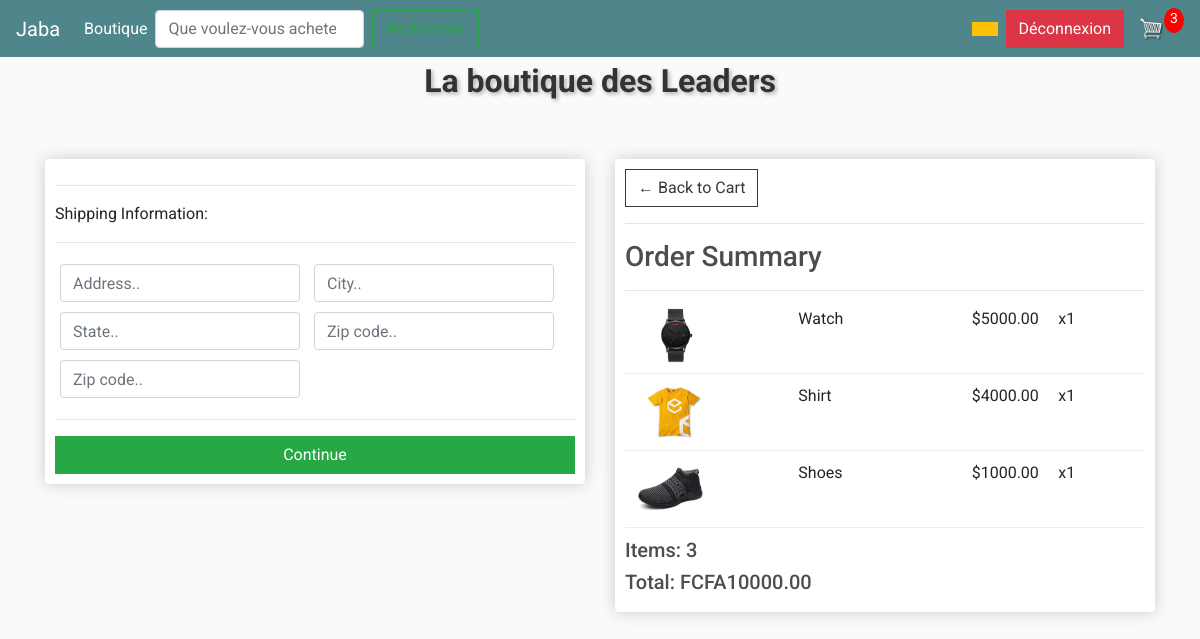
The app's page /checkout/ (signed in) with its own data.
### store/models.py (models this page shows, shortened)
class OrderItem(models.Model):
    product = models.ForeignKey(Product, on_delete=models.SET_NULL, null=True)
    order = models.ForeignKey(Order, on_delete=models.SET_NULL, null=True)
    quantity = models.IntegerField(default=0, null=True, blank=True)
    date_added = models.DateTimeField(auto_now_add=True)
    @property
    def get_total(self):
        total = self.product.price * self.quantity
        return total

class Product(models.Model):
    name = models.CharField(max_length=200)
    price = models.IntegerField()
    digital = models.BooleanField(default=False, null=True, blank=True)
    image = models.ImageField(null=True, blank=True)
    @property
    def imageURL(self):
        try:
            url = self.image.url
        except:
            url = ''
        return url

class Order(models.Model):
    customer = models.ForeignKey(Customer, on_delete=models.SET_NULL, null=True, blank=True)
    date_ordered = models.DateTimeField(auto_now_add=True)
    complete = models.BooleanField(default=False)
    transaction_id = models.CharField(max_length=100, null=True)
    @property
    def shipping(self):
        shipping = False
        orderitems = self.orderitem_set.all()
        for i in orderitems:
            if not i.product.digital:
                shipping = True
        return shipping
    @property
    def get_cart_total(self):
        orderitems = self.orderitem_set.all()
        total = sum([item.get_total for item in orderitems])
        return total
    @property
    def get_cart_items(self):
        orderitems = self.orderitem_set.all()
        total = sum([item.quantity for item in orderitems])
        return total

### store/views.py (the view)
# urls.py: path('checkout/', views.checkout, name="checkout"),
def checkout(request):
    data = cartData(request)
    cartItems = data['cartItems']
    order = data['order']
    items = data['items']
    context = {'items': items, 'order': order, 'cartItems': cartItems}
    return render(request, 'store/checkout.html', context)

### store/utils.py (called while the page is built)
def cartData(request):
	if request.user.is_authenticated:
		customer = request.user.customer
		order, created = Order.objects.get_or_create(customer=customer, complete=False)
		items = order.orderitem_set.all()
		cartItems = order.get_cart_items
	else:
		cookieData = cookieCart(request)
		cartItems = cookieData['cartItems']
		order = cookieData['order']
		items = cookieData['items']
	return {'cartItems':cartItems ,'order':order, 'items':items}

### users/models.py (called while the page is built)
    def __str__(self):
        return self.email

### store/templates/store/checkout.html (shortened to what this page needs)
{% extends 'store/main.html' %}
{% load static %}
{% block content %}
     <div class="row">
		<div class="col-lg-6">
			<div class="box-element" id="form-wrapper">
				<form id="form">
					<div id="shipping-info">
						<hr>
						<p>Shipping Information:</p>
						<hr>
						<div class="form-field">
							<input class="form-control" type="text" name="address" placeholder="Address..">
						</div>
						<div class="form-field">
							<input class="form-control" type="text" name="city" placeholder="City..">
						</div>
						<div class="form-field">
							<input class="form-control" type="text" name="state" placeholder="State..">
						</div>
						<div class="form-field">
							<input class="form-control" type="text" name="zipcode" placeholder="Zip code..">
						</div>
						<div class="form-field">
							<input class="form-control" type="text" name="country" placeholder="Zip code..">
						</div>
					</div>
					<hr>
					<input id="form-button" class="btn btn-success btn-block" type="submit" value="Continue">
				</form>
			</div>
			<br>
		</div>
		<div class="col-lg-6">
			<div class="box-element">
				<a  class="btn btn-outline-dark" href="{% url 'cart' %}">&#x2190; Back to Cart</a>
				<hr>
				<h3>Order Summary</h3>
				<hr>
				{% for item in items %}
				<div class="cart-row">
					<div style="flex:2"><img class="row-image" src="{{item.product.imageURL}}"></div>
					<div style="flex:2"><p>{{item.product.name}}</p></div>
					<div style="flex:1"><p>${{item.product.price|floatformat:2}}</p></div>
					<div style="flex:1"><p>x{{item.quantity}}</p></div>
				</div>
				{% endfor %}
				<h5>Items:   {{order.get_cart_items}}</h5>
				<h5>Total:   FCFA{{order.get_cart_total|floatformat:2}}</h5>
			</div>
		</div>
	</div>
{% endblock content %}

### static/css/main.css (style rules this page uses)
body { background-color: hsl(0, 0%, 98%); }
h1,h2,h3,h4,h5,h6 { color:hsl(0, 0%, 30%); }
.box-element { box-shadow:hsl(0, 0%, 80%) 0 0 16px; background-color: #fff; border-radius: 4px; padding: 10px; }
.col-lg-4, .col-lg-6, .col-lg-8, .col-lg-12 { margin-top: 10px; }
.btn { border-radius: 0; }
.row-image { width: 100px; }
.form-field { width:250px; display: inline-block; padding: 5px; }
.cart-row { display: flex; align-items: flex-stretch; padding-bottom: 10px; margin-bottom: 10px; border-bottom: 1px solid #ececec; }

### store/templates/store/main.html (style rules this page uses)
body, .navbar, .site-title { font-family: 'Roboto', sans-serif; }

### records on screen
OrderItem: product.imageURL (picture), product.name "Watch", product.price "5000.00", quantity "1"
OrderItem: product.imageURL (picture), product.name "Shirt", product.price "4000.00", quantity "1"
OrderItem: product.imageURL (picture), product.name "Shoes", product.price "1000.00", quantity "1"
Order: get_cart_items "3", get_cart_total "10000.00"

### other values on screen
{{ cartItems }} "3"
